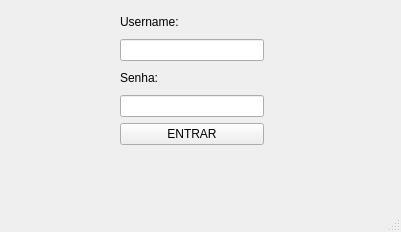
<?xml version="1.0" encoding="UTF-8"?>
<ui version="4.0">
 <class>JanelaLogin</class>
 <widget class="QMainWindow" name="JanelaLogin">
  <property name="geometry">
   <rect>
    <x>0</x>
    <y>0</y>
    <width>401</width>
    <height>232</height>
   </rect>
  </property>
  <property name="windowTitle">
   <string>JanelaLogin</string>
  </property>
  <widget class="QWidget" name="centralwidget">
   <widget class="QLabel" name="label">
    <property name="geometry">
     <rect>
      <x>40</x>
      <y>160</y>
      <width>331</width>
      <height>16</height>
     </rect>
    </property>
    <property name="text">
     <string/>
    </property>
   </widget>
   <widget class="QWidget" name="layoutWidget">
    <property name="geometry">
     <rect>
      <x>120</x>
      <y>10</y>
      <width>144</width>
      <height>135</height>
     </rect>
    </property>
    <layout class="QVBoxLayout" name="verticalLayout">
     <item>
      <widget class="QLabel" name="label_2">
       <property name="text">
        <string>Username:</string>
       </property>
      </widget>
     </item>
     <item>
      <widget class="QLineEdit" name="userEdit"/>
     </item>
     <item>
      <widget class="QLabel" name="label_3">
       <property name="text">
        <string>Senha:</string>
       </property>
      </widget>
     </item>
     <item>
      <widget class="QLineEdit" name="passEdit">
       <property name="echoMode">
        <enum>QLineEdit::Password</enum>
       </property>
      </widget>
     </item>
     <item>
      <widget class="QPushButton" name="btn_Entrar">
       <property name="text">
        <string>ENTRAR</string>
       </property>
      </widget>
     </item>
    </layout>
   </widget>
  </widget>
  <widget class="QMenuBar" name="menubar">
   <property name="geometry">
    <rect>
     <x>0</x>
     <y>0</y>
     <width>401</width>
     <height>22</height>
    </rect>
   </property>
  </widget>
  <widget class="QStatusBar" name="statusbar"/>
 </widget>
 <resources/>
 <connections/>
</ui>
